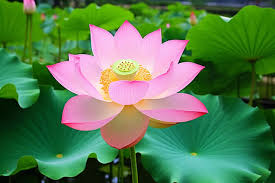
#> input picture bunga.jpg, 275 x 183 px; the run also reads 1 picture not shown here
$ jupyter execute 'OpenCV - Part 1.ipynb'   (shell and % lines are left out)
#> lines starting #> are read from the running program, lines starting #| are printed output that depends on the picture; pictures that were not available may be replaced by others from this repository, and a replacement may not be noted
## Jupyter Lab Shortcut

- **ESC** : masuk ke Command Mode
- **ENTER** : masuk ke Cell Mode
- **ESC** + **A**  : Menambahkan cell ke atas
- **ESC** + **B** : Menambahkan cell ke bawah
- **ESC** + **D D** : Delete cell terpilih
- **CTRL** + **B** : Show hide left panel
- **SHIFT** + **M** : Merge selected cell
- **CTRL** + **SHIFT** + **–** : Split cell from cursor position
- **SHIFT** + **DOWN** : Select multiple cell (downward direction)
- **SHIFT** + **UP** : Select multiple cell (Upward direction)
- **CTRL** + **/** : Commenting or uncommenting

## Access Multiple Environment From Jupyter lab (base)
- `nb_conda_kernels` in the environment with Jupyter. \
```conda install nb_conda```

- `ipykernel` in the Python environment you want to access. \
```conda install ipykernel```

- Check environment PATH location

[cell 1]
import sys

[cell 2]
sys.path

___
# OpenCV
</img>

*Open Source Computer Vision Library* | an open source computer vision and machine learning software library.

**History | 20 Tahun  Library OpenCV**
- Dirilis pertama kali oleh **Intel** pada tahun 1999
- Versi alpha rilis secara public di *IEEE Conference on Computer Vision and Pattern Recognition* pada tahun 2000
- Versi 1.0 rilis pada tahun 2006 (C support) [(link)](https://opencv.org/anniversary/20/?p=366)
- Versi 1.1 "pre-release" rilis tahun 2008
- Development diserahkan kepada **Willow Garage** dan **Itseez** (*leading developer of OpenCV*) pada tahun 2008 [(link)](https://opencv.org/anniversary/20/?p=59)
- **OpenCV 2**  (major update,  C++ support & Python Binding) rilis Oktober 2009 [(link)](https://opencv.org/anniversary/20/?p=145)
- Pada tahun 2012 OpenCV di ambil alih oleh non-profit foundation **OpenCV.org** dan OpenCV mirasi ke **Github** [(link)](https://opencv.org/anniversary/20/?p=147)
- **OpenCV 3.0**  release Juni 2015 (interface improvements, T-API – an OpenCL-based acceleration) [(link) ](https://opencv.org/anniversary/20/?p=150)
- Pada tahun 2016 Intel mengakuisisi **Itseez**, sehingga OpenCV kembali dibawah **Intel** [(link)](https://opencv.org/anniversary/20/?p=152)
- Akhir 2016 OpenCV merilis DNN module and JavaScript (**OpenCV.js**) support (OpenCV >= 3.3) [(link)](https://opencv.org/anniversary/20/?paged=2&cat=6)
- Tahun 2018, Intel merilis **OpenVINO toolkit**, yang dapat digunakan sebagai backend OpenCV DNN [(link)](https://opencv.org/anniversary/20/?p=158)
- **OpenCV 4.0**  release (C++11, Vulkan backend, etc.) Nov 2018
- **OpenCV 4.4**  release Juli 2020
- OpenCV merilis **OAK: Spatial AI Powered** pada Juli 2020

</img>

**Support**
- Programming Language : C++, Python, Java, MATLAB, etc.
- Operating Systems : Windows, Linux, Android and Mac OS
- Hardware Acceleration : CUDA (NVIDIA) & OpenCL

### Citra Digital

- Citra digital (umumnya) terdiri dari 3 layer (channel) warna R, G & B.
- Tiap layer memiliki tinggi dan lebar citra yang sama.
- Tiap titik pada layer memiliki nilai 8bit (0 - 255) yag di sebut pixel.

</img>

### OpenCV - Part 1

- Access Individual pixel
- Read, Show, & Save Image
- Read, Show, & Save Video
- Capture photo from camera
- Capture video from camera

___

[cell 3]
import cv2

[cell 4]
cv2.__version__

[cell 5]
cv2.__file__

### Read Image

[cell 6]
img = cv2.imread("bunga.jpg")
#> img is the input picture: shape (183, 275, 3); mean B, G, R 82.6, 124.8, 89.5

[cell 7]
type(img)

### Image Matrix

[cell 8]
img.shape
#> Out = (183, 275, 3)

[cell 9]
type(img.shape)

[cell 10]
# tuple unpacking
h, w, c = img.shape
#> h = 183; w = 275; c = 3

[cell 11]
h, w, c
#> Out = (183, 275, 3)

[cell 12]
h*w
#> Out = 50325

[cell 13]
img.nbytes #in Bytes
#> Out = 150975

[cell 14]
img.nbytes/1024 #in kB
#> Out = 147.4

[cell 15]
import os

[cell 16]
os.path.getsize("bunga.jpg")/1024 # jpeg compresed file (in kB)

[cell 17]
img.ndim #3D
#> Out = 3

[cell 18]
img.min()
#> Out = 0

[cell 19]
img.max()
#> Out = 255

[cell 20]
img.size # n pixel
#> Out = 150975

[cell 21]
h*w*c # n pixel
#> Out = 150975

### Access Image Channel

[cell 22]
img[:, :, 0].shape # layer 0 (Blue)
#> Out = (183, 275)

[cell 23]
img[:, :, 1].shape # layer 1 (Green)

[cell 24]
img[:, :, 2].shape # layer 2 (Red)

### Access Individual pixel

[cell 25]
img[0, 0]
#> Out = [10, 142, 72]

[cell 26]
(B, G, R) = img[100, 100]
#> B = 158; G = 150; R = 190

print("R=%d, G=%d, B=%d" % (R, G, B))
#| R=190, G=150, B=158

### Read & Display Image

[cell 27]
import cv2

[cell 28]
# read image
img = cv2.imread('bunga.jpg')

- Menggunkan GUI OpenCV

[cell 29]
# show image
cv2.imshow('myapp',img)
cv2.waitKey(0) #display the window infinitely until any keypress
cv2.destroyAllWindows()

[cell 30]
chr(97)

[cell 31]
cv2.destroyAllWindows()

[cell 32]
cv2.imshow('bunga.jpg',img)
res = cv2.waitKey(6000) # display the window for 6000 ms (6 s),
#> (key q is pressed here)
                        # if any keypress detected before 6 s,
                        # the window will be closed.
print(res)
cv2.destroyAllWindows()

[cell 33]
# show image
cv2.imshow('bunga.jpg',img)
res = cv2.waitKey(4000)
#> (key q is pressed here)
print('You pressed : %s' % chr(res) if res >=0 and res <= 127 else '<unknown>')
cv2.destroyAllWindows()

- Menggunakan Matplotlib

[cell 34]
import matplotlib.pyplot as plt

plt.imshow(img)

[cell 35]
img_rgb = img[:,:,::-1] # numpy reverse matrix (BGR to RGB)
plt.imshow(img_rgb)

[cell 36]
img_red = img[:,:, 2]
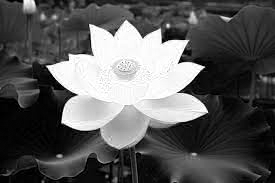
#> img_red: shape (183, 275); min 0, max 255, mean 89.5

plt.imshow(img_red, cmap='gray')

[cell 37]
img_green = img[:,:, 1]
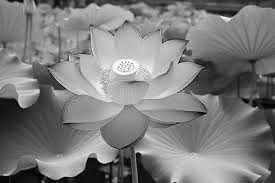
#> img_green: shape (183, 275); min 0, max 255, mean 124.8

plt.imshow(img_green, cmap='gray')

[cell 38]
img_blue = img[:,:, 0]
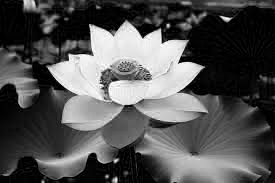
#> img_blue: shape (183, 275); min 0, max 255, mean 82.6

plt.imshow(img_blue, cmap='gray')

___
#### Numpy Slicing [start:stop:step]

[cell 39]
import numpy as np

[cell 40]
a = np.arange(5)

[cell 41]
a

[cell 42]
a[0:5]

[cell 43]
a[0:5:2]

- Numpy Slicing Notation

`a[start:]` \
`a[:stop]` \
`a[start:stop]` \
`a[start:stop:step]`

- Negative step (reverse array)

`a[::-1]`    # all items in the array, reversed \
`a[1::-1]`   # the first two items, reversed \
`a[:-3:-1]`  # the last two items, reversed \
`a[-3::-1]`  # everything except the last two items, reversed

- jika step bernilai negatif, start > stop

[cell 44]
a[::-1] # reverse dari [0, 1, 2, 3, 4]

[cell 45]
a[1::-1] # reverse, step -1, -> 1, 0

[cell 46]
a[:-3:-1] # reverse, step -1, start 4, 3

___

- Convert menggunakan `cv2.cvtColor`

[cell 47]
img_rgb = cv2.cvtColor(img, cv2.COLOR_BGR2RGB) # convert BGR to RGB color
plt.imshow(img_rgb)

[cell 48]
# task 2 GUI image using OpenCV GUI

[cell 49]
# show image
img1= cv2.imread('bunga.jpg')
img2= cv2.imread('kupukupu.jpg')
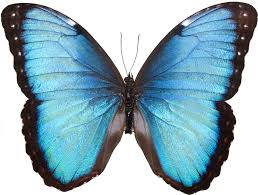
#> input picture kupukupu.jpg, 258 x 195 px
#> img2 is the input picture: shape (195, 258, 3); mean B, G, R 186.3, 174, 144.9
cv2.imshow('myapp 1',img1)
cv2.waitKey(0) #display the window infinitely until any keypress
cv2.destroyAllWindows()

cv2.imshow('myapp 2',img2)
cv2.waitKey(0) #display the window infinitely until any keypress
cv2.destroyAllWindows()

## Save Image

[cell 50]
# show image
cv2.imwrite('saved_bunga.jpg', img)
#> Out = True

### Play Video

[cell 51]
# load video
cap = cv2.VideoCapture('vidio.mp4')

# iterate for each frame in video
while cap.isOpened():

    # get image on each frame
    ret, frame = cap.read()

    # show image
    cv2.imshow('Frame',frame)

    # wait 25ms per frame and close using 'q'
    if cv2.waitKey(25) == ord('q'):
#> (key q is pressed here)
          break

#close video
cap.release()
#close window
cv2.destroyAllWindows()

[cell 52]
#close video
cap.release()
#close window
cv2.destroyAllWindows()

[cell 53]
# load video
cap = cv2.VideoCapture('vidio.mp4')

# iterate for each frame in video
while cap.isOpened():

    # get image on each frame
    ret, frame = cap.read()
    if ret == True:

        # show image
        cv2.imshow('Frame',frame)

        # wait 25ms per frame and close using 'q'
        if cv2.waitKey(25) == ord('q'):
#> (key q is pressed here)
              break
        if cv2.waitKey(25) == ord('s'):
            cv2.imwrite("foto_from_video.jpg", frame)
            print("foto captured!")
    else:
        break

#close video
cap.release()
#close window
cv2.destroyAllWindows()

### Capture Photo

[cell 54]
cap = cv2.VideoCapture(0)
ret, frame = cap.read()

if ret :
    cv2.imwrite("my_photo_2.jpg", frame)
else :
    print("can't save photo")

#close video
cap.release()

### Capture Video

[cell 55]
cap = cv2.VideoCapture(0)

cap.set(cv2.CAP_PROP_FRAME_WIDTH, 320)
cap.set(cv2.CAP_PROP_FRAME_HEIGHT, 240)

# Define the codec and create VideoWriter object
# fourcc is a 4-byte code used to specify the video codec
fourcc = cv2.VideoWriter_fourcc(*'MP4V') # fourcc for .avi

out = cv2.VideoWriter('output_2.mp4',fourcc, 20, (320,240)) # name, fourcc, fps, size

cv2.VideoWriter
while(cap.isOpened()):
    ret, frame = cap.read()
    if ret:

        # write the flipped frame
        out.write(frame)

        cv2.imshow('frame',frame)
        key = cv2.waitKey(1)
#> (key q is pressed here)
